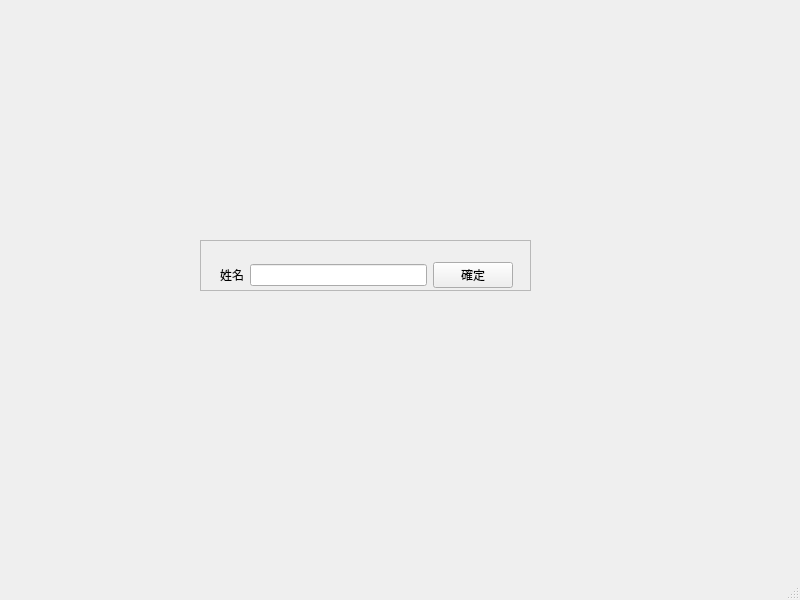
<?xml version="1.0" encoding="UTF-8"?>
<ui version="4.0">
 <class>MainWindow</class>
 <widget class="QMainWindow" name="MainWindow">
  <property name="geometry">
   <rect>
    <x>0</x>
    <y>0</y>
    <width>800</width>
    <height>600</height>
   </rect>
  </property>
  <property name="windowTitle">
   <string>MainWindow</string>
  </property>
  <widget class="QWidget" name="centralwidget">
   <widget class="QFrame" name="frame">
    <property name="geometry">
     <rect>
      <x>200</x>
      <y>240</y>
      <width>331</width>
      <height>51</height>
     </rect>
    </property>
    <property name="frameShape">
     <enum>QFrame::StyledPanel</enum>
    </property>
    <property name="frameShadow">
     <enum>QFrame::Raised</enum>
    </property>
    <widget class="QWidget" name="">
     <property name="geometry">
      <rect>
       <x>20</x>
       <y>20</y>
       <width>293</width>
       <height>30</height>
      </rect>
     </property>
     <layout class="QHBoxLayout" name="horizontalLayout">
      <item>
       <widget class="QLabel" name="label">
        <property name="text">
         <string>姓名</string>
        </property>
       </widget>
      </item>
      <item>
       <widget class="QLineEdit" name="lineEdit"/>
      </item>
      <item>
       <widget class="QPushButton" name="pushButton">
        <property name="text">
         <string>確定</string>
        </property>
       </widget>
      </item>
     </layout>
    </widget>
   </widget>
  </widget>
  <widget class="QMenuBar" name="menubar">
   <property name="geometry">
    <rect>
     <x>0</x>
     <y>0</y>
     <width>800</width>
     <height>25</height>
    </rect>
   </property>
  </widget>
  <widget class="QStatusBar" name="statusbar"/>
 </widget>
 <resources/>
 <connections/>
</ui>
